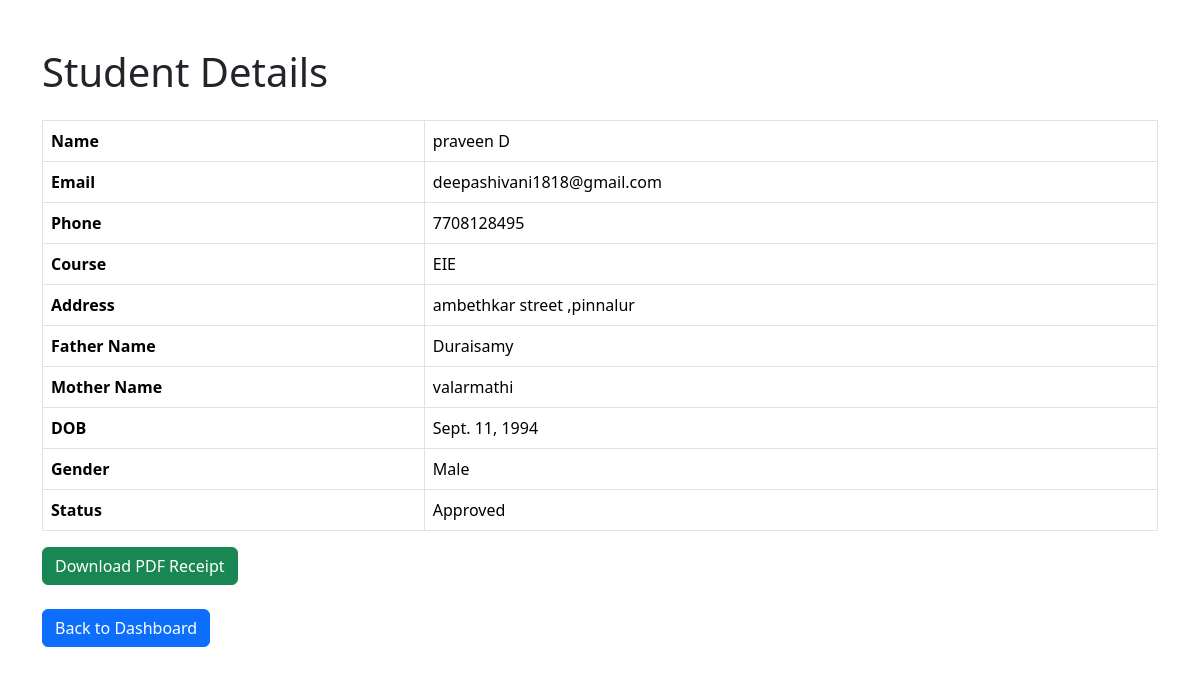
The app's page /student/3/ with its own data.
### admission/models.py (models this page shows, shortened)
class Student(models.Model):
    name = models.CharField(max_length=100)
    email = models.EmailField()
    phone = models.CharField(max_length=15)
    course = models.CharField(max_length=100)
    address = models.TextField()
    father_name = models.CharField(max_length=100)
    mother_name = models.CharField(max_length=100)
    dob = models.DateField()
    gender = models.CharField(max_length=20)
    marksheet = models.FileField(upload_to='marksheets/', null=True, blank=True)
    status = models.CharField(
        max_length=20,
        default="Pending"
    )
    fees_amount = models.DecimalField(
        max_digits=10,
        decimal_places=2,
        default=0
    )
    fees_paid = models.DecimalField(
        max_digits=10,
        decimal_places=2,
        default=0
    )

### admission/views.py (the view)
def student_detail(request, id):
    student = get_object_or_404(Student, id=id)
    return render(
        request,
        "admission/student_detail.html",
        {"student": student},
    )

### admission/templates/admission/student_detail.html (shortened to what this page needs)
<!DOCTYPE html>
<html>
<head>
    <link href="https://cdn.jsdelivr.net/npm/bootstrap@5.3.3/dist/css/bootstrap.min.css" rel="stylesheet">
</head>
<body>
<div class="container mt-5">
    <h1 class="mb-4">Student Details</h1>
    <table class="table table-bordered">
        <tr>
            <th>Name</th>
            <td>{{ student.name }}</td>
        </tr>
        <tr>
            <th>Email</th>
            <td>{{ student.email }}</td>
        </tr>
        <tr>
            <th>Phone</th>
            <td>{{ student.phone }}</td>
        </tr>
        <tr>
            <th>Course</th>
            <td>{{ student.course }}</td>
        </tr>
        <tr>
            <th>Address</th>
            <td>{{ student.address }}</td>
        </tr>
        <tr>
            <th>Father Name</th>
            <td>{{ student.father_name }}</td>
        </tr>
        <tr>
            <th>Mother Name</th>
            <td>{{ student.mother_name }}</td>
        </tr>
        <tr>
            <th>DOB</th>
            <td>{{ student.dob }}</td>
        </tr>
        <tr>
            <th>Gender</th>
            <td>{{ student.gender }}</td>
        </tr>
        <tr>
            <th>Status</th>
            <td>{{ student.status }}</td>
        </tr>
    </table>
<a href="/receipt/{{ student.id }}/"
   class="btn btn-success">
    Download PDF Receipt
</a>
<br><br>
    <a href="/dashboard/" class="btn btn-primary">
        Back to Dashboard
    </a>
</div>
</body>
</html>

### records on screen
Student: name "praveen D", email "deepashivani1818@gmail.com", phone "7708128495", course "EIE", address "ambethkar street ,pinnalur", father_name "Duraisamy", mother_name "valarmathi", dob "Sept. 11, 1994", gender "Male", status "Approved"
